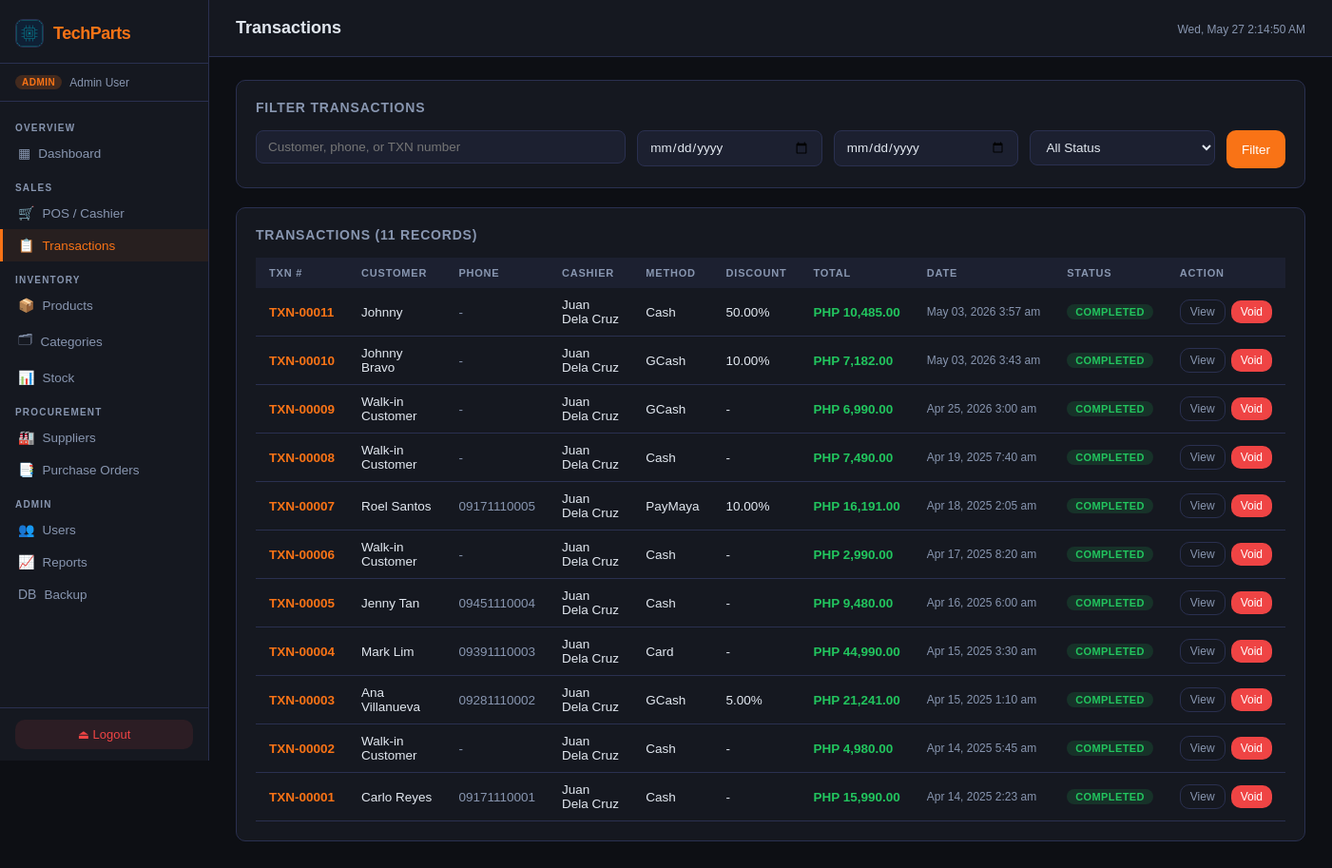
Screenshot of /pages/transactions.php (signed in) with the database file from the repository.
### tables this page shows
CREATE TABLE `transaction` (
  `ID` int NOT NULL AUTO_INCREMENT,
  `TransactionDate` timestamp NULL DEFAULT CURRENT_TIMESTAMP,
  `CustomerName` varchar(150) DEFAULT 'Walk-in Customer',
  `CustomerPhone` varchar(20) DEFAULT NULL,
  `PaymentMethod` enum('Cash','Card','GCash','PayMaya','Other') DEFAULT 'Cash',
  `AmountTendered` decimal(10,2) DEFAULT '0.00',
  `Discount` decimal(5,2) DEFAULT '0.00',
  `TotalAmount` decimal(10,2) NOT NULL,
  `Status` enum('Completed','Voided','Refunded') DEFAULT 'Completed',
  `Notes` text,
  `Cashier_ID` int NOT NULL,
  PRIMARY KEY (`ID`),
  KEY `Cashier_ID` (`Cashier_ID`),
  CONSTRAINT `transaction_ibfk_1` FOREIGN KEY (`Cashier_ID`) REFERENCES `user` (`ID`),
  CONSTRAINT `chk_discount` CHECK ((`Discount` between 0 and 100)),
  CONSTRAINT `chk_tendered` CHECK ((`AmountTendered` >= 0)),
  CONSTRAINT `chk_total` CHECK ((`TotalAmount` >= 0))
);

CREATE TABLE `user` (
  `ID` int NOT NULL AUTO_INCREMENT,
  `Name` varchar(100) NOT NULL,
  `Email` varchar(254) NOT NULL,
  `Password` varchar(255) NOT NULL,
  `Role` enum('Admin','Cashier') NOT NULL,
  `IsActive` tinyint(1) DEFAULT '1',
  `CreatedAt` timestamp NULL DEFAULT CURRENT_TIMESTAMP,
  PRIMARY KEY (`ID`),
  UNIQUE KEY `Email` (`Email`)
);

### pages/transactions.php (the view, shortened to what this page needs)
<?php
$db = getDB();
$search   = trim($_GET['q'] ?? '');
$dateFrom = $_GET['from'] ?? '';
$dateTo   = $_GET['to'] ?? '';
$where = ['1=1'];
$params = [];
$whereStr = implode(' AND ', $where);
$page = max(1, (int)($_GET['page'] ?? 1));
$limit = 20;
$offset = ($page - 1) * $limit;
$total = $db->prepare("SELECT COUNT(*) FROM Transaction t WHERE $whereStr");
$total->execute($params);
$totalRows = (int)$total->fetchColumn();
$stmt = $db->prepare("
  SELECT t.*, u.Name AS CashierName
  FROM Transaction t
  JOIN User u ON t.Cashier_ID = u.ID
  WHERE $whereStr
  ORDER BY t.TransactionDate DESC
  LIMIT $limit OFFSET $offset
");
$stmt->execute($params);
$txns = $stmt->fetchAll();
function txnNo(int $id): string
{
  return 'TXN-' . str_pad((string)$id, 5, '0', STR_PAD_LEFT);
}
function statusColor(string $status): string
{
  return match ($status) {
    'Completed' => 'green',
    'Voided' => 'red',
    'Refunded' => 'yellow',
    default => 'gray',
  };
}
include __DIR__ . '/../includes/header.php';
?>
<link rel="stylesheet" href="/css/transactions.css">
<div class="card tx-filter-card">
  <div class="card-title">Filter Transactions</div>
  <form method="GET">
    <div class="tx-filter-grid">
      <div class="form-group">
        <input type="text" name="q" class="form-control" placeholder="Customer, phone, or TXN number" value="<?= htmlspecialchars($search) ?>">
      </div>
      <div class="form-group">
        <input type="date" name="from" class="form-control" value="<?= htmlspecialchars($dateFrom) ?>">
      </div>
      <div class="form-group">
        <input type="date" name="to" class="form-control" value="<?= htmlspecialchars($dateTo) ?>">
      </div>
      <div class="form-group">
        <select name="status" class="form-control">
          <option value="">All Status</option>
        </select>
      </div>
      <button type="submit" class="btn btn-primary">Filter</button>
    </div>
  </form>
</div>
<div class="card tx-card">
  <div class="card-title">Transactions (<?= number_format($totalRows) ?> records)</div>
  <div class="table-wrap tx-table-wrap">
    <table class="tx-table">
      <thead>
        <tr>
          <th>TXN #</th>
          <th>Customer</th>
          <th>Phone</th>
          <th>Cashier</th>
          <th>Method</th>
          <th>Discount</th>
          <th>Total</th>
          <th>Date</th>
          <th>Status</th>
          <th>Action</th>
        </tr>
      </thead>
      <tbody>
        <?php foreach ($txns as $t): ?>
          <?php $id = (int)$t['ID']; ?>
          <tr>
            <td class="tx-number"><?= txnNo($id) ?></td>
            <td><?= htmlspecialchars($t['CustomerName']) ?></td>
            <td class="tx-muted"><?= htmlspecialchars($t['CustomerPhone'] ?? '-') ?></td>
            <td><?= htmlspecialchars($t['CashierName']) ?></td>
            <td><?= htmlspecialchars($t['PaymentMethod']) ?></td>
            <td><?= (float)$t['Discount'] > 0 ? htmlspecialchars($t['Discount']) . '%' : '-' ?></td>
            <td class="tx-amount">PHP <?= number_format($t['TotalAmount'], 2) ?></td>
            <td class="tx-date"><?= date('M d, Y g:i a', strtotime($t['TransactionDate'])) ?></td>
            <td><span class="badge badge-<?= statusColor($t['Status']) ?>"><?= htmlspecialchars($t['Status']) ?></span></td>
            <td>
              <div class="tx-actions">
                <button class="btn btn-ghost btn-sm" type="button" onclick="openModal('txn-<?= $id ?>')">View</button>
                <?php if ($t['Status'] === 'Completed' && in_array($_SESSION['role'], ['Admin', 'Cashier'], true)): ?>
                  <form method="POST">
                    <button type="button" class="btn btn-danger btn-sm" onclick="confirmDelete('Void this transaction?', this.closest('form'))">Void</button>
                  </form>
                <?php endif; ?>
              </div>
            </td>
          </tr>
        <?php endforeach; ?>
      </tbody>
    </table>
  </div>
</div>
<?php include __DIR__ . '/../includes/footer.php'; ?>

### css/style.css (style rules this page uses)
:root { --bg: #0d0f14; --surface: #151820; --surface2: #1c2030; --surface3: #222840; --border: #2a3050; --accent: #f97316; --accent2: #3b82f6; --accent3: #22c55e; --danger: #ef4444; --warning: #eab308; --text: #e2e8f0; --text-muted: #8896b0; --sidebar-w: 220px; --topbar-h: 60px; --radius: 10px; --shadow: 0 4px 24px rgba(0, 0, 0, .4); }
*, *::before, *::after { box-sizing: border-box; margin: 0; padding: 0; }
body { font-family: 'DM Sans', sans-serif; background: var(--bg); color: var(--text); display: flex; min-height: 100vh; font-size: 14px; }
.card { background: var(--surface); border: 1px solid var(--border); border-radius: var(--radius); padding: 20px; margin-bottom: 20px; }
.card-title { font-family: 'Syne', sans-serif; font-size: 14px; font-weight: 700; color: var(--text-muted); text-transform: uppercase; letter-spacing: .8px; margin-bottom: 16px; display: flex; align-items: center; justify-content: space-between; }
.table-wrap { overflow-x: auto; }
table { width: 100%; border-collapse: collapse; }
thead th { background: var(--surface2); color: var(--text-muted); font-size: 11px; font-weight: 700; letter-spacing: .8px; text-transform: uppercase; padding: 10px 14px; text-align: left; white-space: nowrap; }
tbody tr { border-bottom: 1px solid var(--border); transition: background .1s; }
tbody td { padding: 10px 14px; font-size: 13.5px; }
.badge { display: inline-flex; align-items: center; padding: 2px 9px; border-radius: 20px; font-size: 11px; font-weight: 600; text-transform: uppercase; letter-spacing: .4px; }
.badge-green { background: rgba(34, 197, 94, .15); color: var(--accent3); }
.btn { display: inline-flex; align-items: center; gap: 6px; padding: 8px 16px; border-radius: var(--radius); border: none; cursor: pointer; font-family: 'DM Sans', sans-serif; font-size: 13.5px; font-weight: 500; transition: all .15s; text-decoration: none; }
.btn-primary { background: var(--accent); color: #fff; }
.btn-danger { background: var(--danger); color: #fff; }
.btn-ghost { background: transparent; color: var(--text-muted); border: 1px solid var(--border); }
.btn-sm { padding: 5px 10px; font-size: 12px; }
.form-group { margin-bottom: 16px; }
.form-control { width: 100%; padding: 9px 12px; background: var(--surface2); border: 1px solid var(--border); border-radius: 8px; color: var(--text); font-family: 'DM Sans', sans-serif; font-size: 13.5px; transition: border .15s; outline: none; }

### css/transactions.css (style rules this page uses)
.tx-filter-grid { display: grid; grid-template-columns: minmax(240px, 2fr) repeat(3, minmax(140px, 1fr)) auto; gap: 12px; align-items: start; }
.tx-filter-grid .form-group { margin: 0; }
.tx-filter-grid .btn { height: 40px; justify-content: center; }
.tx-card { padding: 0; overflow: hidden; }
.tx-card .card-title { padding: 20px 20px 0; }
.tx-table-wrap { padding: 0 20px 20px; }
.tx-table { min-width: 980px; }
.tx-table tbody td { vertical-align: middle; }
.tx-number { font-family: 'Syne', sans-serif; font-weight: 700; color: var(--accent); white-space: nowrap; }
.tx-muted, .tx-date { color: var(--text-muted); }
.tx-date { font-size: 12px; white-space: nowrap; }
.tx-amount { color: var(--accent3); font-weight: 700; white-space: nowrap; }
.tx-actions { display: flex; gap: 6px; align-items: center; white-space: nowrap; }
.tx-actions form { margin: 0; }

### rows the page displays
transaction: ID "TXN-00011", CustomerName "Johnny", CustomerPhone "-", Cashier_ID.Name "Juan Dela Cruz", PaymentMethod "Cash", Discount "50.00", TotalAmount "10,485.00", TransactionDate "May 03, 2026 3:57 am", Status "COMPLETED"
transaction: ID "TXN-00010", CustomerName "Johnny Bravo", CustomerPhone "-", Cashier_ID.Name "Juan Dela Cruz", PaymentMethod "GCash", Discount "10.00", TotalAmount "7,182.00", TransactionDate "May 03, 2026 3:43 am", Status "COMPLETED"
transaction: ID "TXN-00009", CustomerName "Walk-in Customer", CustomerPhone "-", Cashier_ID.Name "Juan Dela Cruz", PaymentMethod "GCash", TotalAmount "6,990.00", TransactionDate "Apr 25, 2026 3:00 am", Status "COMPLETED"
transaction: ID "TXN-00008", CustomerName "Walk-in Customer", CustomerPhone "-", Cashier_ID.Name "Juan Dela Cruz", PaymentMethod "Cash", TotalAmount "7,490.00", TransactionDate "Apr 19, 2025 7:40 am", Status "COMPLETED"
transaction: ID "TXN-00007", CustomerName "Roel Santos", CustomerPhone "09171110005", Cashier_ID.Name "Juan Dela Cruz", PaymentMethod "PayMaya", Discount "10.00", TotalAmount "16,191.00", TransactionDate "Apr 18, 2025 2:05 am", Status "COMPLETED"
transaction: ID "TXN-00006", CustomerName "Walk-in Customer", CustomerPhone "-", Cashier_ID.Name "Juan Dela Cruz", PaymentMethod "Cash", TotalAmount "2,990.00", TransactionDate "Apr 17, 2025 8:20 am", Status "COMPLETED"
transaction: ID "TXN-00005", CustomerName "Jenny Tan", CustomerPhone "09451110004", Cashier_ID.Name "Juan Dela Cruz", PaymentMethod "Cash", TotalAmount "9,480.00", TransactionDate "Apr 16, 2025 6:00 am", Status "COMPLETED"
transaction: ID "TXN-00004", CustomerName "Mark Lim", CustomerPhone "09391110003", Cashier_ID.Name "Juan Dela Cruz", PaymentMethod "Card", TotalAmount "44,990.00", TransactionDate "Apr 15, 2025 3:30 am", Status "COMPLETED"
transaction: ID "TXN-00003", CustomerName "Ana Villanueva", CustomerPhone "09281110002", Cashier_ID.Name "Juan Dela Cruz", PaymentMethod "GCash", Discount "5.00", TotalAmount "21,241.00", TransactionDate "Apr 15, 2025 1:10 am", Status "COMPLETED"
transaction: ID "TXN-00002", CustomerName "Walk-in Customer", CustomerPhone "-", Cashier_ID.Name "Juan Dela Cruz", PaymentMethod "Cash", TotalAmount "4,980.00", TransactionDate "Apr 14, 2025 5:45 am", Status "COMPLETED"
transaction: ID "TXN-00001", CustomerName "Carlo Reyes", CustomerPhone "09171110001", Cashier_ID.Name "Juan Dela Cruz", PaymentMethod "Cash", TotalAmount "15,990.00", TransactionDate "Apr 14, 2025 2:23 am", Status "COMPLETED"

### other values shown
$user['role'] "ADMIN"
$user['name'] "Admin User"
$pageTitle "Transactions"
$totalRows "11"
